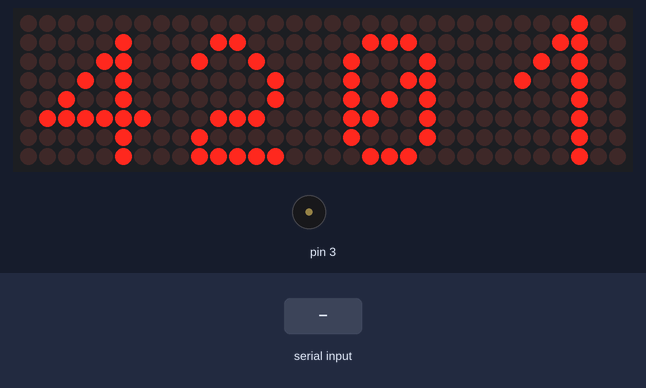
Simulated run of this sketch. Board: Arduino Uno, built with avr-gcc and run on an emulated ATmega328P. Parts: 32×8 LED matrix, buzzer (waves = sounding). The inputs (shaded band) are chosen by the test bench. The local clock reads 2024-03-15 10:24:30 at power-on unless the sketch sets it.

Above: at 5.6 s.
5.7 s: "<TIME:1>" received over the second serial link
At 6.9 s:
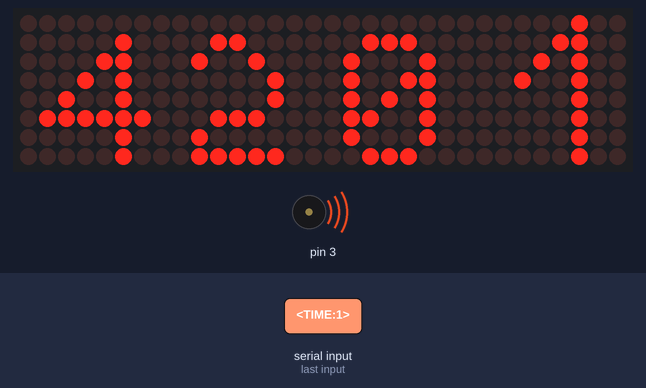
9.2 s: "<TEXT:1>" received over the second serial link
At 10.7 s:
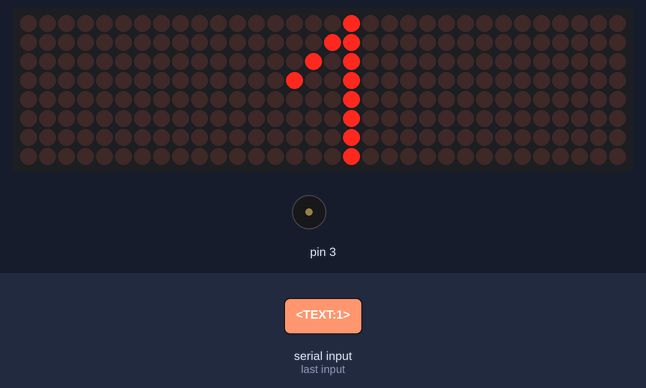
10.8 s: "<TEXT:150>" received over the second serial link
At 12.1 s:
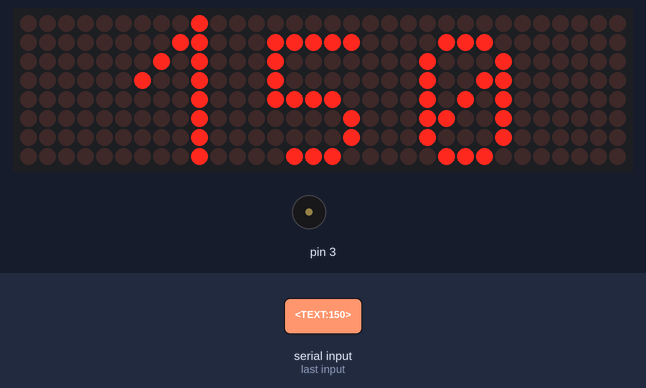
12.8 s: "<TIME:150>" received over the second serial link
At 13.2 s:
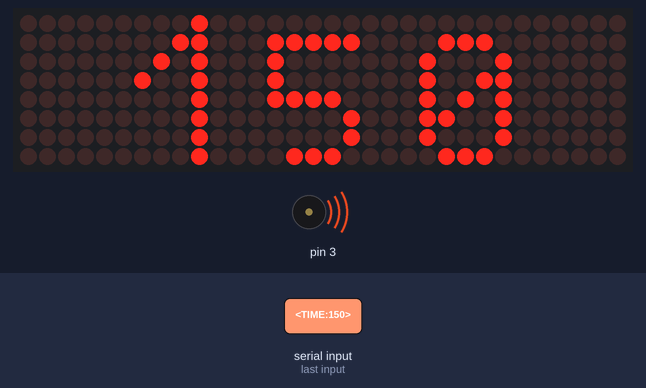
14.7 s: "<MUSIC:1>" received over the second serial link
At 19.1 s:
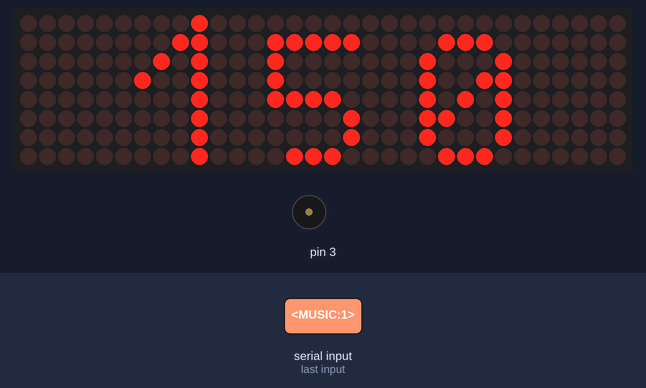
Timing chart, 0 to 20.3 s (numbered marks = the images above; inputs shaded):
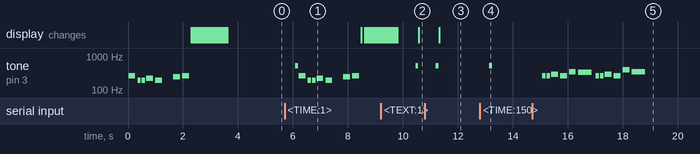

Measured:
- after the input at 5.7 s, tone on pin 3: plays 523 Hz for 0.10 s, 262 Hz for 0.25 s, 196 Hz for 0.13 s, 196 Hz for 0.13 s, 220 Hz for 0.25 s, 196 Hz for 0.25 s … (8 notes in this stretch), starting after 0.39 s
- after the input at 9.2 s, tone on pin 3: silent → 523 Hz after 1.3 s, → silent 0.10 s later; the display: first differs from a run without the input after 1.4 s (image 2)
- after the input at 10.8 s, tone on pin 3: silent → 523 Hz after 0.40 s, → silent 0.10 s later; the display: changes after 0.52 s (image 3)
- after the input at 12.8 s, tone on pin 3: silent → 523 Hz after 0.34 s, → silent 0.10 s later
- after the input at 14.7 s, tone on pin 3: plays 262 Hz for 0.13 s, 262 Hz for 0.13 s, 294 Hz for 0.25 s, 262 Hz for 0.25 s, 349 Hz for 0.25 s, 330 Hz for 0.50 s … (12 notes in this stretch), starting after 0.37 s
- by itself, tone on pin 3: plays 262 Hz for 0.25 s, 196 Hz for 0.13 s, 196 Hz for 0.13 s, 220 Hz for 0.25 s, 196 Hz for 0.25 s, 247 Hz for 0.25 s … (7 notes in this stretch)

The sketch:

DGTclock-animated.ino
```cpp
#include <LEDMatrixDriver.hpp>
#include <Wire.h>
#include <RTClib.h>
#include <EEPROM.h>
#include <SoftwareSerial.h>
#include "pitches.h"

// ========== BLUETOOTH CONFIGURATION ==========
#define BT_RX 4  // Arduino RX connected to HC-05 TX
#define BT_TX 7  // Arduino TX connected to HC-05 RX
SoftwareSerial bluetooth(BT_RX, BT_TX);

// ========== LED MATRIX CONFIGURATION ==========
const uint8_t LEDMATRIX_CS_PIN = 9;
const int LEDMATRIX_SEGMENTS = 4;
const int LEDMATRIX_WIDTH = LEDMATRIX_SEGMENTS * 8;

LEDMatrixDriver lmd(LEDMATRIX_SEGMENTS, LEDMATRIX_CS_PIN);
RTC_DS3231 rtc;

// ========== MELODY DEFINITIONS ==========
// Melody 0: Default melody
int melody0[] = {
  NOTE_C4, NOTE_G3, NOTE_G3, NOTE_A3, NOTE_G3, 0, NOTE_B3, NOTE_C4
};
int melody0Durations[] = {
  4, 8, 8, 4, 4, 4, 4, 4
};

// Melody 1: Happy Birthday
int melody1[] = {
  NOTE_C4, NOTE_C4, NOTE_D4, NOTE_C4, NOTE_F4, NOTE_E4,
  NOTE_C4, NOTE_C4, NOTE_D4, NOTE_C4, NOTE_G4, NOTE_F4
};
int melody1Durations[] = {
  8, 8, 4, 4, 4, 2,
  8, 8, 4, 4, 4, 2
};

// Melody 2: Alarm
int melody2[] = {
  NOTE_E5, NOTE_E5, 0, NOTE_E5, NOTE_E5, 0, NOTE_E5, NOTE_E5
};
int melody2Durations[] = {
  8, 8, 8, 8, 8, 8, 8, 8
};

// Melody 3: Notification
int melody3[] = {
  NOTE_C5, NOTE_E5, NOTE_G5
};
int melody3Durations[] = {
  8, 8, 4
};

// ========== ALARM STRUCTURE ==========
struct Alarm {
  uint8_t hour;
  uint8_t minute;
  bool enabled;
  uint8_t melodyIndex;
};

const int MAX_ALARMS = 3;
const int EEPROM_ALARM_START = 0;
const int ALARM_SIZE = 4; // hour(1) + minute(1) + enabled(1) + melody(1)

Alarm alarms[MAX_ALARMS];

// ========== DISPLAY STATE ==========
enum DisplayMode {
  MODE_TIME,
  MODE_CUSTOM_TEXT
};

DisplayMode currentMode = MODE_TIME;
char customText[65] = "";
bool scrollMode = true;
int customTextPos = 0;

// ========== BLUETOOTH BUFFER ==========
String btCommand = "";

// ========== TIME TRACKING ==========
char timeBuffer[6];  // HHMM + null terminator
int prevHour = -1;
int prevMinute = -1;

// ========== FONT DEFINITION ==========
byte font[95][8] = {
  {0,0,0,0,0,0,0,0}, // SPACE
  {0x10,0x18,0x18,0x18,0x18,0x00,0x18,0x18}, // !
  {0x28,0x28,0x08,0x00,0x00,0x00,0x00,0x00}, // "
  {0x00,0x0a,0x7f,0x14,0x28,0xfe,0x50,0x00}, // #
  {0x10,0x38,0x54,0x70,0x1c,0x54,0x38,0x10}, // $
  {0x00,0x60,0x66,0x08,0x10,0x66,0x06,0x00}, // %
  {0,0,0,0,0,0,0,0}, // &
  {0x00,0x10,0x18,0x18,0x08,0x00,0x00,0x00}, // '
  {0x02,0x04,0x08,0x08,0x08,0x08,0x08,0x04}, // (
  {0x40,0x20,0x10,0x10,0x10,0x10,0x10,0x20}, // )
  {0x00,0x10,0x54,0x38,0x10,0x38,0x54,0x10}, // *
  {0x00,0x08,0x08,0x08,0x7f,0x08,0x08,0x08}, // +
  {0x00,0x00,0x00,0x00,0x00,0x18,0x18,0x08}, // ,
  {0x00,0x00,0x00,0x00,0x7e,0x00,0x00,0x00}, // -
  {0x00,0x00,0x00,0x00,0x00,0x00,0x06,0x06}, // .
  {0x00,0x04,0x04,0x08,0x10,0x20,0x40,0x40}, // /
  {0x00,0x38,0x44,0x4c,0x54,0x64,0x44,0x38}, // 0
  {0x04,0x0c,0x14,0x24,0x04,0x04,0x04,0x04}, // 1
  {0x00,0x30,0x48,0x04,0x04,0x38,0x40,0x7c}, // 2
  {0x00,0x38,0x04,0x04,0x18,0x04,0x44,0x38}, // 3
  {0x00,0x04,0x0c,0x14,0x24,0x7e,0x04,0x04}, // 4
  {0x00,0x7c,0x40,0x40,0x78,0x04,0x04,0x38}, // 5
  {0x00,0x38,0x40,0x40,0x78,0x44,0x44,0x38}, // 6
  {0x00,0x7c,0x04,0x04,0x08,0x08,0x10,0x10}, // 7
  {0x00,0x3c,0x44,0x44,0x38,0x44,0x44,0x78}, // 8
  {0x00,0x38,0x44,0x44,0x3c,0x04,0x04,0x78}, // 9
  {0x00,0x18,0x18,0x00,0x00,0x18,0x18,0x00}, // :
  {0x00,0x18,0x18,0x00,0x00,0x18,0x18,0x08}, // ;
  {0x00,0x10,0x20,0x40,0x80,0x40,0x20,0x10}, // <
  {0x00,0x00,0x7e,0x00,0x00,0xfc,0x00,0x00}, // =
  {0x00,0x08,0x04,0x02,0x01,0x02,0x04,0x08}, // >
  {0x00,0x38,0x44,0x04,0x08,0x10,0x00,0x10}, // ?
  {0x00,0x30,0x48,0xba,0xba,0x84,0x78,0x00}, // @
  {0x00,0x1c,0x22,0x42,0x42,0x7e,0x42,0x42}, // A
  {0x00,0x78,0x44,0x44,0x78,0x44,0x44,0x7c}, // B
  {0x00,0x3c,0x44,0x40,0x40,0x40,0x44,0x7c}, // C
  {0x00,0x7c,0x42,0x42,0x42,0x42,0x44,0x78}, // D
  {0x00,0x78,0x40,0x40,0x70,0x40,0x40,0x7c}, // E
  {0x00,0x7c,0x40,0x40,0x78,0x40,0x40,0x40}, // F
  {0x00,0x3c,0x40,0x40,0x5c,0x44,0x44,0x78}, // G
  {0x00,0x42,0x42,0x42,0x7e,0x42,0x42,0x42}, // H
  {0x00,0x7c,0x10,0x10,0x10,0x10,0x10,0x7e}, // I
  {0x00,0x7e,0x02,0x02,0x02,0x02,0x04,0x38}, // J
  {0x00,0x44,0x48,0x50,0x60,0x50,0x48,0x44}, // K
  {0x00,0x40,0x40,0x40,0x40,0x40,0x40,0x7c}, // L
  {0x00,0x82,0xc6,0xaa,0x92,0x82,0x82,0x82}, // M
  {0x00,0x42,0x42,0x62,0x52,0x4a,0x46,0x42}, // N
  {0x00,0x3c,0x42,0x42,0x42,0x42,0x44,0x38}, // O
  {0x00,0x78,0x44,0x44,0x48,0x70,0x40,0x40}, // P
  {0x00,0x3c,0x42,0x42,0x52,0x4a,0x44,0x3a}, // Q
  {0x00,0x78,0x44,0x44,0x78,0x50,0x48,0x44}, // R
  {0x00,0x38,0x40,0x40,0x38,0x04,0x04,0x78}, // S
  {0x00,0x7e,0x90,0x10,0x10,0x10,0x10,0x10}, // T
  {0x00,0x42,0x42,0x42,0x42,0x42,0x42,0x3e}, // U
  {0x00,0x42,0x42,0x42,0x42,0x44,0x28,0x10}, // V
  {0x80,0x82,0x82,0x92,0x92,0x92,0x94,0x78}, // W
  {0x00,0x42,0x42,0x24,0x18,0x24,0x42,0x42}, // X
  {0x00,0x44,0x44,0x28,0x10,0x10,0x10,0x10}, // Y
  {0x00,0x7c,0x04,0x08,0x7c,0x20,0x40,0xfe}, // Z
};

// ========== SETUP ==========
void setup() {
  Serial.begin(9600);
  bluetooth.begin(9600);

  Wire.begin();
  rtc.begin();

  // Initialize LED matrix
  lmd.setEnabled(true);
  lmd.setIntensity(8);

  // Load alarms from EEPROM
  loadAlarms();

  bluetooth.println("DGT_Clock Ready");
}

// ========== MAIN LOOP ==========
void loop() {
  // Handle Bluetooth commands
  handleBluetooth();

  // Check alarms
  checkAlarms();

  // Update display based on mode
  if (currentMode == MODE_TIME) {
    updateTimeDisplay();
  } else {
    updateCustomTextDisplay();
  }

  delay(100);
}

// ========== BLUETOOTH HANDLING ==========
void handleBluetooth() {
  while (bluetooth.available()) {
    char c = bluetooth.read();

    if (c == '<') {
      btCommand = "";
    } else if (c == '>') {
      processCommand(btCommand);
      btCommand = "";
    } else {
      btCommand += c;
    }
  }
}

void processCommand(String cmd) {
  int colonPos = cmd.indexOf(':');
  if (colonPos == -1) return;

  String command = cmd.substring(0, colonPos);
  String params = cmd.substring(colonPos + 1);

  if (command == "TIME") {
    syncTime(params);
  } else if (command == "ALARM") {
    setAlarm(params);
  } else if (command == "TEXT") {
    setCustomText(params);
  } else if (command == "MUSIC") {
    playMusic(params);
  } else if (command == "BRIGHTNESS") {
    setBrightness(params.toInt());
  } else if (command == "MODE") {
    setDisplayMode(params);
  }
}

// ========== TIME SYNCHRONIZATION ==========
void syncTime(String timestamp) {
  unsigned long ts = timestamp.toInt();

  if (ts > 0) {
    DateTime newTime(ts);
    rtc.adjust(newTime);
    bluetooth.println("OK:TIME_SYNCED");
    playNotification();
  } else {
    bluetooth.println("ERR:INVALID_TIME");
  }
}

// ========== ALARM MANAGEMENT ==========
void setAlarm(String params) {
  // Format: ID,HH,MM,ENABLED,MELODY
  int idx = params.indexOf(',');
  int alarmId = params.substring(0, idx).toInt();
  params = params.substring(idx + 1);

  if (alarmId < 0 || alarmId >= MAX_ALARMS) {
    bluetooth.println("ERR:INVALID_ALARM_ID");
    return;
  }

  idx = params.indexOf(',');
  int hour = params.substring(0, idx).toInt();
  params = params.substring(idx + 1);

  idx = params.indexOf(',');
  int minute = params.substring(0, idx).toInt();
  params = params.substring(idx + 1);

  idx = params.indexOf(',');
  bool enabled = params.substring(0, idx).toInt() == 1;
  params = params.substring(idx + 1);

  int melody = params.toInt();

  alarms[alarmId].hour = hour;
  alarms[alarmId].minute = minute;
  alarms[alarmId].enabled = enabled;
  alarms[alarmId].melodyIndex = melody;

  saveAlarms();
  bluetooth.println("OK:ALARM_SET");
  playNotification();
}

void checkAlarms() {
  DateTime now = rtc.now();

  for (int i = 0; i < MAX_ALARMS; i++) {
    if (alarms[i].enabled &&
        alarms[i].hour == now.hour() &&
        alarms[i].minute == now.minute() &&
        now.second() == 0) {  // Trigger only once per minute

      triggerAlarm(i);
    }
  }
}

void triggerAlarm(int alarmId) {
  bluetooth.print("EVENT:ALARM_");
  bluetooth.println(alarmId);

  // Play alarm melody
  playMelodyByIndex(alarms[alarmId].melodyIndex);

  // Flash display
  for (int i = 0; i < 3; i++) {
    lmd.setEnabled(false);
    delay(300);
    lmd.setEnabled(true);
    delay(300);
  }
}

// ========== CUSTOM TEXT DISPLAY ==========
void setCustomText(String params) {
  // Format: MODE,TEXT
  int idx = params.indexOf(',');
  int mode = params.substring(0, idx).toInt();
  String text = params.substring(idx + 1);

  scrollMode = (mode == 0);
  text.toCharArray(customText, 65);
  customTextPos = scrollMode ? LEDMATRIX_WIDTH : 0;
  currentMode = MODE_CUSTOM_TEXT;

  bluetooth.println("OK:TEXT_SET");
  playNotification();
}

void updateCustomTextDisplay() {
  lmd.clear();

  if (scrollMode) {
    drawString(customText, strlen(customText), customTextPos, 0);
    lmd.display();

    customTextPos--;
    if (customTextPos < -((int)strlen(customText) * 8)) {
      customTextPos = LEDMATRIX_WIDTH;
    }
    delay(40);
  } else {
    // Static mode - center text
    int textWidth = strlen(customText) * 8;
    int startX = (LEDMATRIX_WIDTH - textWidth) / 2;
    drawString(customText, strlen(customText), startX, 0);
    lmd.display();
    delay(500);
  }
}

// ========== MUSIC CONTROL ==========
void playMusic(String params) {
  // Format: PLAY/STOP,MELODY_INDEX
  int idx = params.indexOf(',');
  int action = params.substring(0, idx).toInt();
  int melodyIdx = params.substring(idx + 1).toInt();

  if (action == 1) {
    playMelodyByIndex(melodyIdx);
    bluetooth.println("OK:MUSIC_PLAYED");
  } else {
    noTone(3);
    bluetooth.println("OK:MUSIC_STOPPED");
  }
}

void playMelodyByIndex(int idx) {
  int* melody;
  int* durations;
  int melodyLength;

  switch(idx) {
    case 0:
      melody = melody0;
      durations = melody0Durations;
      melodyLength = 8;
      break;
    case 1:
      melody = melody1;
      durations = melody1Durations;
      melodyLength = 12;
      break;
    case 2:
      melody = melody2;
      durations = melody2Durations;
      melodyLength = 8;
      break;
    case 3:
      melody = melody3;
      durations = melody3Durations;
      melodyLength = 3;
      break;
    default:
      return;
  }

  for (int i = 0; i < melodyLength; i++) {
    int noteDuration = 1000 / durations[i];
    tone(3, melody[i], noteDuration);
    int pauseBetweenNotes = noteDuration * 1.30;
    delay(pauseBetweenNotes);
    noTone(3);
  }
}

void playNotification() {
  tone(3, NOTE_C5, 100);
  delay(120);
  noTone(3);
}

// ========== DISPLAY MODE ==========
void setDisplayMode(String mode) {
  if (mode == "TIME") {
    currentMode = MODE_TIME;
    bluetooth.println("OK:MODE_TIME");
  } else if (mode == "TEXT") {
    currentMode = MODE_CUSTOM_TEXT;
    bluetooth.println("OK:MODE_TEXT");
  }
}

// ========== BRIGHTNESS CONTROL ==========
void setBrightness(int level) {
  if (level >= 0 && level <= 15) {
    lmd.setIntensity(level);
    bluetooth.println("OK:BRIGHTNESS_SET");
  } else {
    bluetooth.println("ERR:INVALID_BRIGHTNESS");
  }
}

// ========== TIME DISPLAY ==========
void updateTimeDisplay() {
  DateTime now = rtc.now();
  int hour12 = now.hour() % 12;
  if (hour12 == 0) hour12 = 12;

  if (now.minute() != prevMinute || now.hour() != prevHour) {
    prevMinute = now.minute();
    prevHour = now.hour();

    snprintf(timeBuffer, sizeof(timeBuffer), "%02d%02d", hour12, now.minute());
    animateTimeChange();
  }

  int len = strlen(timeBuffer);
  lmd.clear();
  drawString(timeBuffer, len, 0, 0);
  lmd.display();
  delay(500);
}

// ========== ANIMATION ==========
void animateTimeChange() {
  playMelodyByIndex(0);

  int len = strlen(timeBuffer);
  int startX = LEDMATRIX_WIDTH;
  reverseText(timeBuffer);

  for (int pos = startX; pos >= 0; pos--) {
    lmd.clear();
    drawString(timeBuffer, len, pos, 0);
    lmd.display();
    delay(40);
  }
}

// ========== DRAWING FUNCTIONS ==========
void drawString(char* text, int len, int x, int y) {
  for (int idx = 0; idx < len; idx++) {
    int c = text[idx] - 32;

    if (c < 0 || c >= 95) continue;

    if (x + idx * 8 > LEDMATRIX_WIDTH)
      return;

    if (8 + x + idx * 8 > 0)
      drawSprite(font[c], x + idx * 8, y, 8, 8);
  }
}

void drawSprite(byte* sprite, int x, int y, int width, int height) {
  byte mask = B10000000;

  for (int iy = 0; iy < height; iy++) {
    for (int ix = 0; ix < width; ix++) {
      lmd.setPixel(x + ix, y + iy, (bool)(sprite[iy] & mask));
      mask >>= 1;
    }
    mask = B10000000;
  }
}

void reverseText(char* str) {
  int len = strlen(str);
  for (int i = 0; i < len / 2; i++) {
    char temp = str[i];
    str[i] = str[len - 1 - i];
    str[len - 1 - i] = temp;
  }
}

// ========== EEPROM FUNCTIONS ==========
void saveAlarms() {
  for (int i = 0; i < MAX_ALARMS; i++) {
    int addr = EEPROM_ALARM_START + (i * ALARM_SIZE);
    EEPROM.write(addr, alarms[i].hour);
    EEPROM.write(addr + 1, alarms[i].minute);
    EEPROM.write(addr + 2, alarms[i].enabled ? 1 : 0);
    EEPROM.write(addr + 3, alarms[i].melodyIndex);
  }
}

void loadAlarms() {
  for (int i = 0; i < MAX_ALARMS; i++) {
    int addr = EEPROM_ALARM_START + (i * ALARM_SIZE);
    alarms[i].hour = EEPROM.read(addr);
    alarms[i].minute = EEPROM.read(addr + 1);
    alarms[i].enabled = EEPROM.read(addr + 2) == 1;
    alarms[i].melodyIndex = EEPROM.read(addr + 3);

    // Validate loaded data
    if (alarms[i].hour > 23) alarms[i].hour = 0;
    if (alarms[i].minute > 59) alarms[i].minute = 0;
    if (alarms[i].melodyIndex > 3) alarms[i].melodyIndex = 0;
  }
}
```

pitches.h
```cpp
/*************************************************
 * Public Constants
 *************************************************/

#define NOTE_B0  31
#define NOTE_C1  33
#define NOTE_CS1 35
#define NOTE_D1  37
#define NOTE_DS1 39
#define NOTE_E1  41
#define NOTE_F1  44
#define NOTE_FS1 46
#define NOTE_G1  49
#define NOTE_GS1 52
#define NOTE_A1  55
#define NOTE_AS1 58
#define NOTE_B1  62
#define NOTE_C2  65
#define NOTE_CS2 69
#define NOTE_D2  73
#define NOTE_DS2 78
#define NOTE_E2  82
#define NOTE_F2  87
#define NOTE_FS2 93
#define NOTE_G2  98
#define NOTE_GS2 104
#define NOTE_A2  110
#define NOTE_AS2 117
#define NOTE_B2  123
#define NOTE_C3  131
#define NOTE_CS3 139
#define NOTE_D3  147
#define NOTE_DS3 156
#define NOTE_E3  165
#define NOTE_F3  175
#define NOTE_FS3 185
#define NOTE_G3  196
#define NOTE_GS3 208
#define NOTE_A3  220
#define NOTE_AS3 233
#define NOTE_B3  247
#define NOTE_C4  262
#define NOTE_CS4 277
#define NOTE_D4  294
#define NOTE_DS4 311
#define NOTE_E4  330
#define NOTE_F4  349
#define NOTE_FS4 370
#define NOTE_G4  392
#define NOTE_GS4 415
#define NOTE_A4  440
#define NOTE_AS4 466
#define NOTE_B4  494
#define NOTE_C5  523
#define NOTE_CS5 554
#define NOTE_D5  587
#define NOTE_DS5 622
#define NOTE_E5  659
#define NOTE_F5  698
#define NOTE_FS5 740
#define NOTE_G5  784
#define NOTE_GS5 831
#define NOTE_A5  880
#define NOTE_AS5 932
#define NOTE_B5  988
#define NOTE_C6  1047
#define NOTE_CS6 1109
#define NOTE_D6  1175
#define NOTE_DS6 1245
#define NOTE_E6  1319
#define NOTE_F6  1397
#define NOTE_FS6 1480
#define NOTE_G6  1568
#define NOTE_GS6 1661
#define NOTE_A6  1760
#define NOTE_AS6 1865
#define NOTE_B6  1976
#define NOTE_C7  2093
#define NOTE_CS7 2217
#define NOTE_D7  2349
#define NOTE_DS7 2489
#define NOTE_E7  2637
#define NOTE_F7  2794
#define NOTE_FS7 2960
#define NOTE_G7  3136
#define NOTE_GS7 3322
#define NOTE_A7  3520
#define NOTE_AS7 3729
#define NOTE_B7  3951
#define NOTE_C8  4186
#define NOTE_CS8 4435
#define NOTE_D8  4699
#define NOTE_DS8 4978
```
